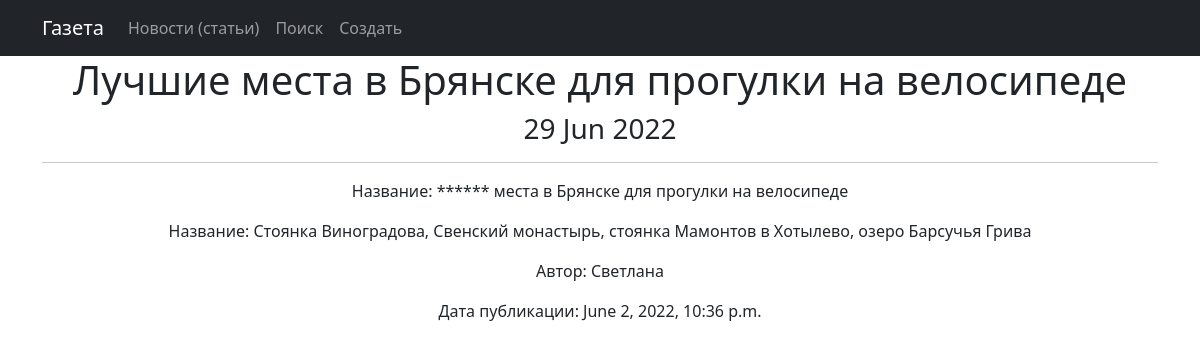
The page /news/2 on the database its author committed.
### news/models.py (models this page shows, shortened)
class Post(models.Model):
    author = models.ForeignKey(Author, on_delete=models.CASCADE)
    NEWS = 'NW'
    ARTICLE = 'AR'
    Category_Choises = (
        (NEWS, 'Новость'),
        (ARTICLE, 'Статья'),
    )
    Category_Type = models.CharField(max_length=2, choices=Category_Choises, default=ARTICLE)
    dateCreation = models.DateTimeField(auto_now_add=True)
    postCategory = models.ManyToManyField(Category, through='PostCategory')
    title = models.CharField(max_length=128)
    text = models.TextField()
    rating = models.SmallIntegerField(default=0)
    def __str__(self):
        return '{}'.format(self.title)

class Author(models.Model):
    authorUser = models.OneToOneField(User, on_delete=models.CASCADE)
    ratingAuthor = models.SmallIntegerField(default=0)

### news/views.py (the view)
# urls.py: path('<int:pk>', PostsDetail.as_view(), name='post_detail'),
class PostsDetail(DetailView):
    model = Post
    template_name = 'new.html'
    context_object_name = 'new'

### news/templatetags/custom_filters.py (called while the page is built)
@register.filter()
def censor(message: str):
    global string2
    ln = len(bad_words)
    censor = ''
    string = ''
    pattern = '*'
    for i in message:
        string += i
        string2 = string.lower()
        flag = 0
        for j in bad_words:
            if not string2 in j:
                flag += 1
            if string2 == j:
                censor += pattern * len(string)
                flag -= 1
                string = ''
        if flag == ln:
            censor += string
            string = ''
    if string2 != '' and string2 not in bad_words:
        censor += string
    elif string2 != '':
        censor += pattern * len(string)
    return censor

### news/templatetags/custom_tags.py (called while the page is built)
@register.simple_tag()
def current_time(format_string='%d %b %Y'):
    return datetime.utcnow().strftime(format_string)

### templates/new.html (shortened to what this page needs)
{% extends 'flatpages/default.html' %}
{% load custom_tags %}
{% load custom_filters %}
{% block content %}
<h1>{{ new }}</h1>
   <h3>{% current_time '%d %b %Y' %}</h3>
   <hr>
    {% if new %}
           <p>
                <p> Название: {{new.title | censor}}</p>
                <p> Название: {{new.text | censor}}</p>
                <p> Автор: {{new.author.authorUser}}</p>
                <p> Дата публикации: {{new.dateCreation}}</p>
{% else %}
        <h2> Новость или статья отсутствует! </h2>
    {% endif %}
{% endblock content %}

### rows shown on the page
Post: title "Лучшие места в Брянске для прогулки на велосипеде", title|censor "****** места в Брянске для прогулки на велосипеде", text|censor "Стоянка Виноградова, Свенский монастырь, стоянка Мамонтов в Хотылево, озеро Барсучья Грива", author.authorUser "Светлана", dateCreation "June 2, 2022, 10:36 p.m."
